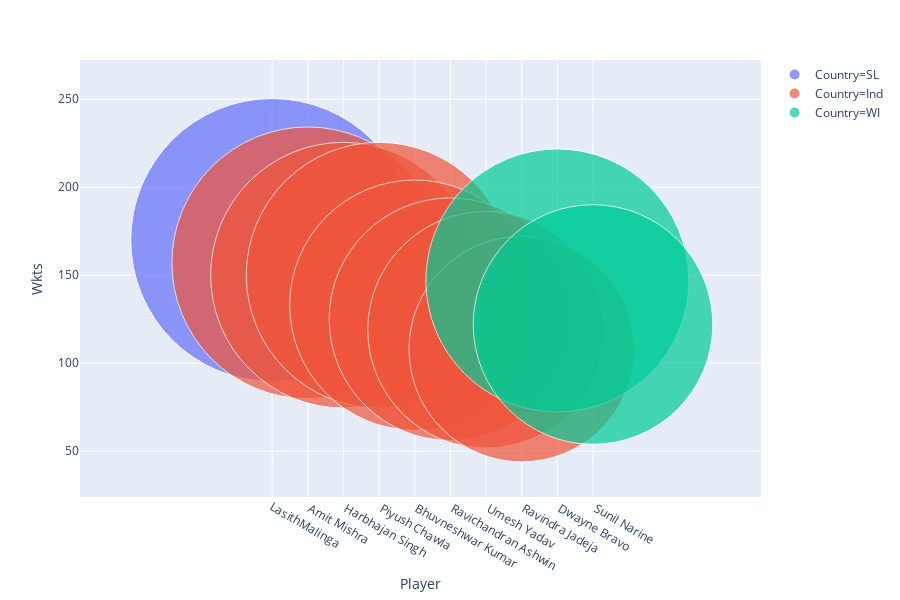

Here is the notebook cell this chart was saved with:
### Code cell
px.scatter(wickets_data[:10],x='Player',y='Wkts',color='Country', size='Wkts',size_max=200)

### Figure 1 — Plotly figure (JSON) as saved in the notebook; plotly's stock layout.template omitted (floating-point values rounded to 4 significant figures)
{"data": [{"hoverlabel": {"namelength": 0}, "hovertemplate": "Country=SL<br>Player=%{x}<br>Wkts=%{marker.size}", "legendgroup": "Country=SL", "marker": {"color": "#636efa", "size": [170], "sizemode": "area", "sizeref": 0.00425, "symbol": "circle"}, "mode": "markers", "name": "Country=SL", "showlegend": true, "type": "scatter", "uid": "1d9b030a-3e94-44f4-8ee9-21d176888298", "x": ["LasithMalinga"], "xaxis": "x", "y": [170], "yaxis": "y"}, {"hoverlabel": {"namelength": 0}, "hovertemplate": "Country=Ind<br>Player=%{x}<br>Wkts=%{marker.size}", "legendgroup": "Country=Ind", "marker": {"color": "#EF553B", "size": [157, 150, 150, 133, 125, 119, 108], "sizemode": "area", "sizeref": 0.00425, "symbol": "circle"}, "mode": "markers", "name": "Country=Ind", "showlegend": true, "type": "scatter", "uid": "771e0850-cf03-4b7e-81e1-c9f12940112b", "x": [" Amit Mishra", " Harbhajan Singh", " Piyush Chawla", " Bhuvneshwar Kumar", " Ravichandran Ashwin", " Umesh Yadav", " Ravindra Jadeja"], "xaxis": "x", "y": [157, 150, 150, 133, 125, 119, 108], "yaxis": "y"}, {"hoverlabel": {"namelength": 0}, "hovertemplate": "Country=WI<br>Player=%{x}<br>Wkts=%{marker.size}", "legendgroup": "Country=WI", "marker": {"color": "#00cc96", "size": [147, 122], "sizemode": "area", "sizeref": 0.00425, "symbol": "circle"}, "mode": "markers", "name": "Country=WI", "showlegend": true, "type": "scatter", "uid": "67454994-35bb-4ece-8786-674f28ef188d", "x": [" Dwayne Bravo", " Sunil Narine"], "xaxis": "x", "y": [147, 122], "yaxis": "y"}], "layout": {"grid": {"xaxes": ["x"], "xgap": 0.1, "xside": "bottom", "yaxes": ["y"], "ygap": 0.1, "yside": "left"}, "height": 600, "legend": {"itemsizing": "constant", "tracegroupgap": 0}, "margin": {"t": 60}, "xaxis": {"title": {"text": "Player"}}, "yaxis": {"title": {"text": "Wkts"}}}}
